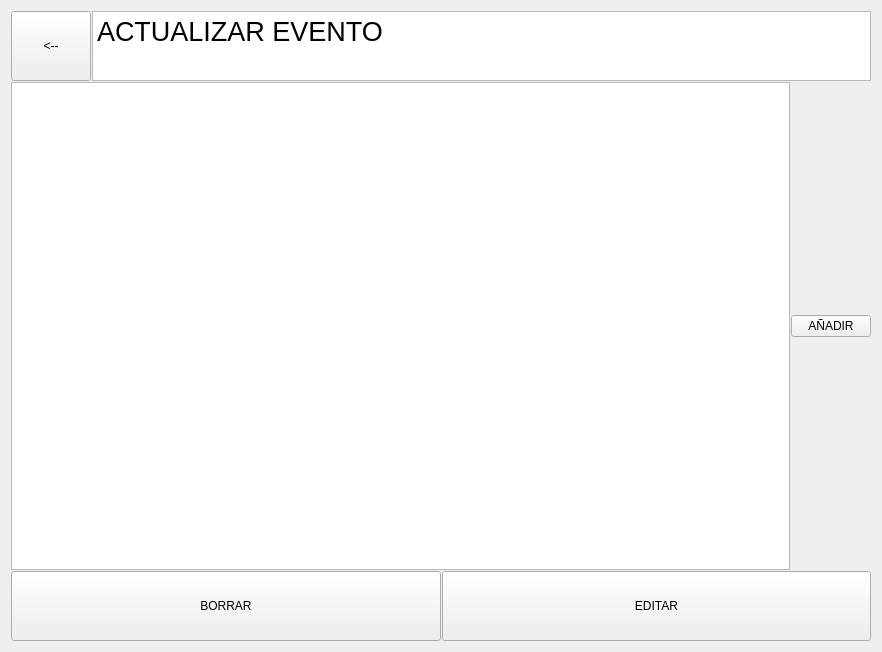
<?xml version="1.0" encoding="UTF-8"?>
<ui version="4.0">
 <class>Form</class>
 <widget class="QWidget" name="Form">
  <property name="geometry">
   <rect>
    <x>0</x>
    <y>0</y>
    <width>882</width>
    <height>652</height>
   </rect>
  </property>
  <property name="windowTitle">
   <string>Form</string>
  </property>
  <layout class="QVBoxLayout" name="verticalLayout_2">
   <property name="spacing">
    <number>1</number>
   </property>
   <item>
    <layout class="QVBoxLayout" name="verticalLayout_3" stretch="1,10">
     <item>
      <layout class="QHBoxLayout" name="horizontalLayout_3" stretch="1,10">
       <item>
        <widget class="QPushButton" name="pushButton_2">
         <property name="sizePolicy">
          <sizepolicy hsizetype="Expanding" vsizetype="Expanding">
           <horstretch>0</horstretch>
           <verstretch>0</verstretch>
          </sizepolicy>
         </property>
         <property name="text">
          <string>&lt;--</string>
         </property>
        </widget>
       </item>
       <item>
        <widget class="QTextEdit" name="textEdit">
         <property name="sizePolicy">
          <sizepolicy hsizetype="Expanding" vsizetype="Expanding">
           <horstretch>0</horstretch>
           <verstretch>0</verstretch>
          </sizepolicy>
         </property>
         <property name="font">
          <font>
           <pointsize>20</pointsize>
          </font>
         </property>
         <property name="html">
          <string>&lt;!DOCTYPE HTML PUBLIC &quot;-//W3C//DTD HTML 4.0//EN&quot; &quot;http://www.w3.org/TR/REC-html40/strict.dtd&quot;&gt;
&lt;html&gt;&lt;head&gt;&lt;meta name=&quot;qrichtext&quot; content=&quot;1&quot; /&gt;&lt;style type=&quot;text/css&quot;&gt;
p, li { white-space: pre-wrap; }
&lt;/style&gt;&lt;/head&gt;&lt;body style=&quot; font-family:'MS Shell Dlg 2'; font-size:20pt; font-weight:400; font-style:normal;&quot;&gt;
&lt;p style=&quot; margin-top:0px; margin-bottom:0px; margin-left:0px; margin-right:0px; -qt-block-indent:0; text-indent:0px;&quot;&gt;ACTUALIZAR EVENTO&lt;/p&gt;&lt;/body&gt;&lt;/html&gt;</string>
         </property>
        </widget>
       </item>
      </layout>
     </item>
     <item>
      <layout class="QVBoxLayout" name="verticalLayout" stretch="7,1">
       <item>
        <layout class="QHBoxLayout" name="horizontalLayout_2" stretch="12,1">
         <item>
          <widget class="QListView" name="ParticipantesList"/>
         </item>
         <item>
          <widget class="QPushButton" name="pushButton">
           <property name="sizePolicy">
            <sizepolicy hsizetype="Expanding" vsizetype="Fixed">
             <horstretch>0</horstretch>
             <verstretch>0</verstretch>
            </sizepolicy>
           </property>
           <property name="text">
            <string>AÑADIR</string>
           </property>
          </widget>
         </item>
        </layout>
       </item>
       <item>
        <layout class="QHBoxLayout" name="horizontalLayout">
         <item>
          <widget class="QPushButton" name="BorrarButton">
           <property name="sizePolicy">
            <sizepolicy hsizetype="Minimum" vsizetype="Expanding">
             <horstretch>0</horstretch>
             <verstretch>0</verstretch>
            </sizepolicy>
           </property>
           <property name="text">
            <string>BORRAR</string>
           </property>
          </widget>
         </item>
         <item>
          <widget class="QPushButton" name="EditarButton">
           <property name="sizePolicy">
            <sizepolicy hsizetype="Minimum" vsizetype="Expanding">
             <horstretch>0</horstretch>
             <verstretch>0</verstretch>
            </sizepolicy>
           </property>
           <property name="text">
            <string>EDITAR</string>
           </property>
          </widget>
         </item>
        </layout>
       </item>
      </layout>
     </item>
    </layout>
   </item>
  </layout>
 </widget>
 <resources/>
 <connections/>
</ui>
